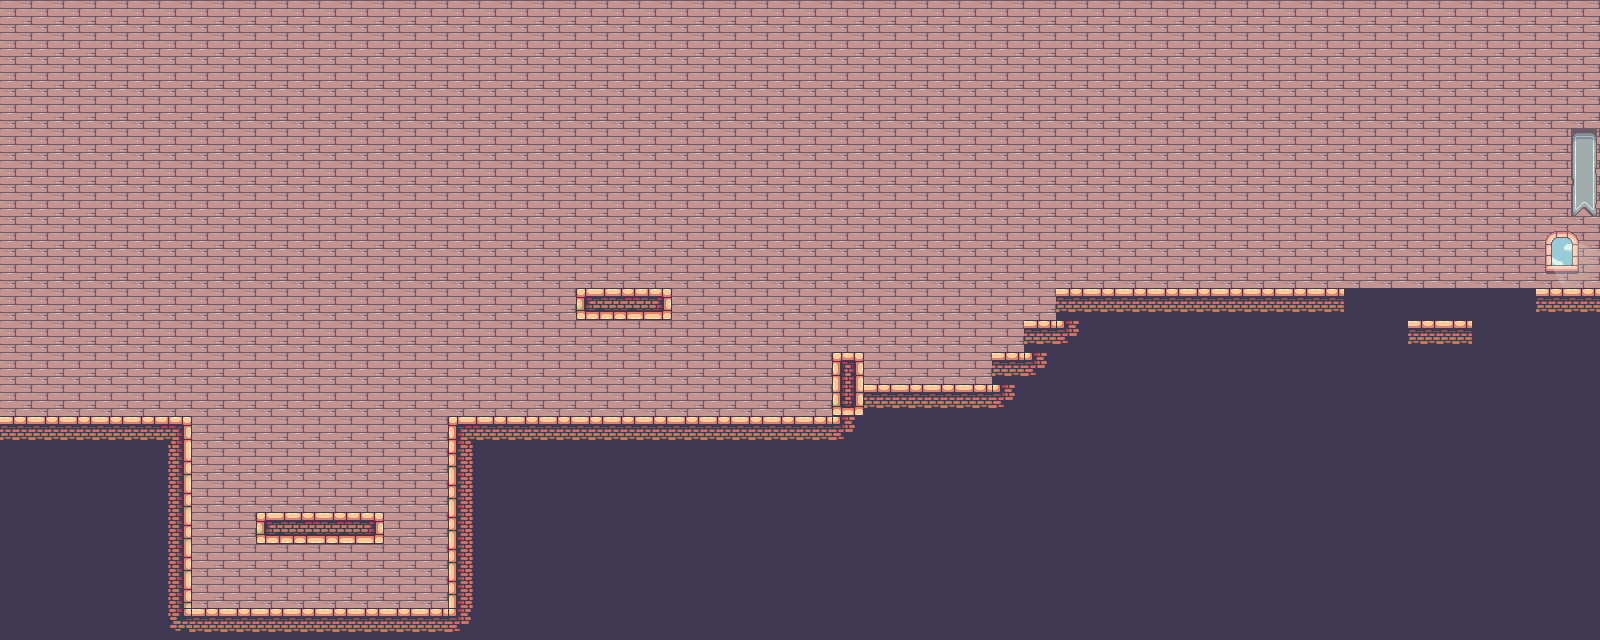

A level layout from a 2D game, rendered from its tile map. Below: a short description, then the map file with tile-grid data replaced by summaries:
An orthogonal 50x20 tile map with 32x32 px tiles, 3 tile layers (fondoFinal, valida, ventana), 3 tilesets.

<map version="1.9" tiledversion="1.9.2" orientation="orthogonal" renderorder="right-down" width="50" height="20" tilewidth="32" tileheight="32" infinite="0" nextlayerid="8" nextobjectid="8">
 <tileset firstgid="1" source="Tile.tsx" />
 <tileset firstgid="248" source="Puerta.tsx" />
 <tileset firstgid="290" source="G.tsx" />
 <layer id="7" name="fondoFinal" width="50" height="20">
  <data>[1000 cells, 4 non-empty, 1 distinct tile ids]</data>
 </layer>
 <layer id="1" name="valida" width="50" height="20">
  <data>[1000 cells, 1000 non-empty, 18 distinct tile ids]</data>
 </layer>
 <layer id="2" name="ventana" width="50" height="20">
  <data>[1000 cells, 345 non-empty, 16 distinct tile ids]</data>
 </layer>
 <objectgroup id="5" name="Cofre" />
</map>
